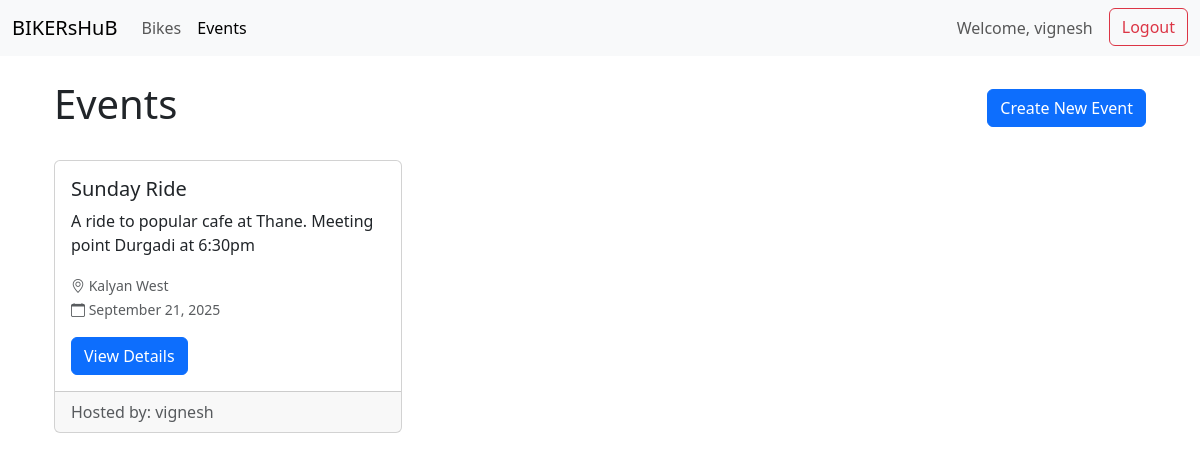
/events/ (signed in), run on the app's committed database.
### community/models.py (models this page shows, shortened)
class Event(models.Model):
    host = models.ForeignKey(User, on_delete=models.CASCADE, related_name='hosted_events')
    title = models.CharField(max_length=200)
    location = models.CharField(max_length=200)
    date = models.DateTimeField()
    description = models.TextField()
    participants = models.ManyToManyField(User, related_name='events_participating', blank=True)
    created_at = models.DateTimeField(auto_now_add=True)

### community/views.py (the view)
# urls.py: path('events/', EventListView.as_view(), name='event-list'),
class EventListView(ListView):
    model = Event
    template_name = 'community/event_list.html'
    context_object_name = 'events'

### community/templates/community/event_list.html (shortened to what this page needs)
{% extends "layouts.html" %}
{% block content %}
<div class="container mt-4">
    <div class="d-flex justify-content-between align-items-center mb-4">
        <h1>Events</h1>
        {% if user.is_authenticated %}
        <a href="{% url 'event-create' %}" class="btn btn-primary">Create New Event</a>
        {% endif %}
    </div>
    <div class="row">
        {% for event in events %}
        <div class="col-md-4 mb-4">
            <div class="card h-100">
                <div class="card-body">
                    <h5 class="card-title">{{ event.title }}</h5>
                    <p class="card-text">{{ event.description|truncatewords:30 }}</p>
                    <p class="card-text">
                        <small class="text-muted">
                            <i class="bi bi-geo-alt"></i> {{ event.location }}<br>
                            <i class="bi bi-calendar"></i> {{ event.date|date:"F j, Y" }}
                        </small>
                    </p>
                    <a href="{% url 'event-detail' event.pk %}" class="btn btn-primary">View Details</a>
                </div>
                <div class="card-footer text-muted">
                    Hosted by: {{ event.host.username }}
                </div>
            </div>
        </div>
        {% empty %}
        <div class="col-12">
            <p class="text-center">No events scheduled yet.</p>
        </div>
        {% endfor %}
    </div>
</div>
{% endblock %}

### templates/layouts.html (shortened to what this page needs)
{% load static %}
<!DOCTYPE html>
<html lang="en">
  <head>
    <link href="https://cdn.jsdelivr.net/npm/bootstrap@5.3.8/dist/css/bootstrap.min.css" rel="stylesheet" />
    <link href="https://cdn.jsdelivr.net/npm/bootstrap-icons@1.11.1/font/bootstrap-icons.css" rel="stylesheet">
  </head>
  <body>
    <nav class="navbar navbar-expand-lg bg-body-tertiary">
      <div class="container-fluid">
        <a class="navbar-brand" href="{% url 'home' %}">BIKERsHuB</a>
        <div class="collapse navbar-collapse" id="navbarNav">
          <ul class="navbar-nav me-auto mb-2 mb-lg-0">
            <li class="nav-item">
              <a class="nav-link {% if request.path == '/bikes/' %}active{% endif %}" href="{% url 'bike-list' %}">Bikes</a>
            </li>
            <li class="nav-item">
              <a class="nav-link {% if request.path == '/events/' %}active{% endif %}" href="{% url 'event-list' %}">Events</a>
            </li>
          </ul>
          <div class="d-flex">
            {% if user.is_authenticated %}
              <span class="navbar-text me-3">Welcome, {{ user.username }}</span>
              <form method="post" action="{% url 'logout' %}" class="d-inline">
                <button type="submit" class="btn btn-outline-danger">Logout</button>
              </form>
            {% else %}
              <a href="{% url 'signup' %}" class="btn btn-outline-success me-2">Sign Up</a>
              <a href="{% url 'login' %}" class="btn btn-outline-primary">Login</a>
            {% endif %}
          </div>
        </div>
      </div>
    </nav>
    <div class="container">
      {% block content %}
      {% endblock %}
    </div>
  </body>
</html>

### data on the page
Event: title "Sunday Ride", description "A ride to popular cafe at Thane. Meeting point Durgadi at 6:30pm", location "Kalyan West", date "September 21, 2025", host.username "vignesh"

### other printed values
{{ user.username }} "vignesh"
